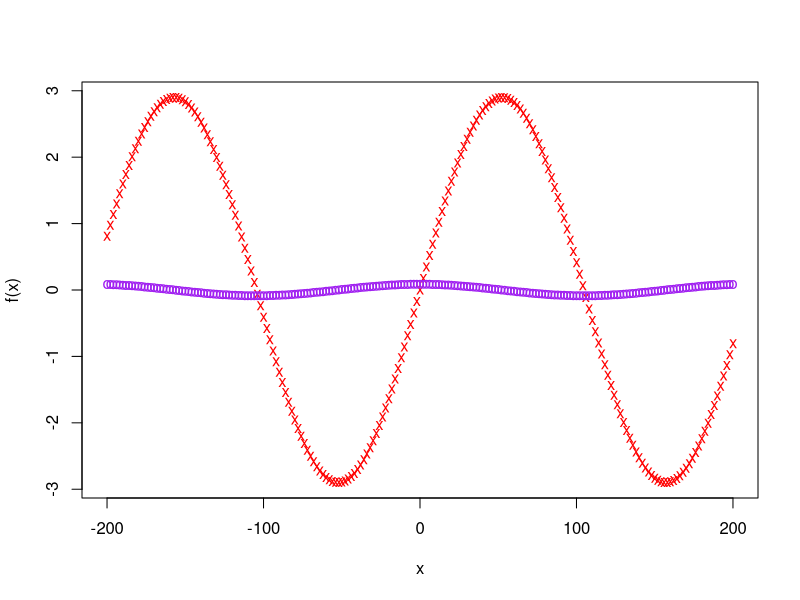

The R source for this figure:
# R Computational Toolbox Tutorial 1
# File:  RCTTutorial1.R

# Introduction to Computational Science:
# Modeling and Simulation for the Sciences, 2nd Edition
# Angela B. Shiflet and George W. Shiflet
# Wofford College
# © 2014 by Princeton University Press

# R materials by Stephen Davies, University of Mary Washington
# stephen@umw.edu

# Getting Started

# Quick Review Question 1	Evaluate 100-factorial.
factorial(100)

# Additional Features

# Quick Review Question 2	After pasting the answer to Quick Review
# Question 1, above, type your name and the date on a comment line 
# below this one.
# [1] 9.332622e+157
# William Murrah, 2020/12/19

# Quick Review Question 3	Add the fractions (not decimal numbers)
# one-half and three-fourths.
1/2 + 3/4

# Quick Review Question 4	log10(x) is the common logarithm of x, or
# logarithm to the base 10.  Evaluate the common logarithm of 23.4.
log10(23.4)

# Quick Review Question 5	log(x) is the natural logarithm of x, usually
# written as ln(x) in mathematical notation.  Evaluate the sine of the
# natural logarithm of 23.4.
log(23.4)

# Quick Review Question 6	e^x is exp(x) in R.  Evaluate the number
# e^2.

exp(2)
# Variables and Assignments

# Quick Review Question 7	
# a.	Assign 4.8 to the variable time.
time <- 4.8
# b.	Type time and execute.  
time
# c.	Type time + 3 and execute.
time + 3
# d.	Type time and execute.  Note that execution of Part c did not
# change the value of time.
time
# e.	Type time = time + 3 and execute.  Note that the result of Part c
# is returned.
time = time + 3
# f.    Type time at the console and execute. Note that the variable's
# value has now been updated as desired.
time
# g.	Evaluate time^3. 
time^3


# Quick Review Question 8   Write a statement to assign 34 to variable time
# and then add 0.5 to time, changing its value.
time = 34
time = time + 0.5
time
# Quick Review Question 9	Use the c() function to create vector variables
# for each of the following:
# a.    A vector called ages with values 19, 21, 21, and 20.
ages <- c(19, 21, 21, 20)
# b.    A vector called names with values "Larry," "Curly," and "Moe."
# (Note: this should be a vector of three values, the first of which is
# "Larry” and the last of which is "Moe." It should *not* be a vector of
# just one value, whose value is "Larry, Curly, Moe".)
names <- c("Larry", "Curly", "Moe")

# Quick Review Question 10	Use the seq function to create vector variables
# for each of the following:
# a.    A vector called itemNumbers with all the whole numbers between (and
# including) 10000 and 10005.
itemNumbers <- seq(10000, 10005)

# b.    A vector called pipeFittings with all the even numbers between (and
# including) 32 and 48.
pipeFittings <- seq(32, 48, 2)

# c.    A vector called timeChecks that contains numbers from 0 to 4, in
# increments of .25.
timeChecks <- seq(0, 4, 0.25)

# d.    Now use the colon notation to recreate the itemNumbers vector (from
# step a) without the use of the seq() function.
itemNumbers = 10000:10005


# User-defined Functions

# Quick Review Question 11	Define a function quick(x) = 3sin(x - 1) + 2.
# Evaluate the function at 5.  

quick <- function(x) 3*sin(x - 1) + 2

# Online Documentation

# Quick Review Question 12  

# As a COMMENT line, below, paste the code to access the help page for the
# built-in function "log10".
# ?log10


# Quick Review Question 13  

# Use the help system to search for the word "deviation" and see if
# you can discover the name of the function to perform a standard
# deviation. Paste the name of that function on the line below, as a
# comment.



# Displaying

# Quick Review Question 14	Write a statement to assign 3 to t.  Then,
# employ cat to display "Velocity is", the result of the computation
# -9.8 * t, and "m/sec." Output for the cat command should be as follows:
# Velocity is -29.4 m/sec.
t = 2
cat("Velocity is", -9.8*t, "m/sec")
# Looping

# Quick Review Question 15	Write a segment to assign 1 to a variable d. In
# a loop that executes 10 times, change the value of d to be double what it
# was before the previous iteration.  After the loop, type cat(d,"\n") so
# that R displays d's final value.  Before executing the loop, determine
# the final value so you can check your work.

d = 1

for(i in 1:10) {
  d = d*2
  cat(i, "=",d, "\n")
}
# Quick Review Question 16	For this question, complete another version of
# the example that displays distance and time.  In this version, do not
# initialize dist.  Employ a loop with an index i that takes on integer
# values from 1 through 7.  Within the loop, the value of dist is computed
# as 2.25i.  
# Uncomment (remove the leading "#" character) the following code. Then, 
# after replacing each xxxxxxxxxx with the proper code, execute, and compare
# the results with the similar segment above.

# for xxxxxxxxxx
#    dist = xxxxxxxxxx						
#    t =  (24.5 - sqrt(600.25 - 19.6 * dist))/9.8;
#    cat("For distance ",dist,", time = ", round(t,2), " seconds.\n",sep="");
# xxxxxxxxxx



# Quick Review Question 17
# a.	Define the function qrq17(x) = ln(3x + 2).  Recall that log is the
# R function for the natural logarithm.


# b.	Write a loop that prints the value of k and qrq17(k) for k taking
# on integer values from 1 through 8.


# Plotting

# Quick Review Question 18	Graph e^sin(x) from -3 to 3 in .1 increments.


# Quick Review Question 19	Adjust the answer to the previous Quick Review
# Question to label the x and y axes.


# Differentiation

# Quick Review Question 20	Give R code to do the following:
# a. Create a function f = 2.9 sin(0.03x).
f <- function(x) 2.9*sin(0.03*x)
# b. Create an expression fexp = 2.9 sin(0.03x) so that it can be
# differentiated.
fexp <- expression(2.9*sin(0.03*x))

# c. Differentiate the expression using the D function (don't forget the
# second argument.)  Assign that differentiated expression to a variable df.
dx <- D(fexp, "x")
# d. Create a vector called x that contains values from -200 to 200 by twos.
x <- seq(-200, 200, 2)
# e. Plot the function f vs the x vector. Use parameters pch and col to draw
# the plot points with red X's.
plot(f(x) ~ x, pch = "x", col = "red")
# f. Add to the plot the derivative df vs the x vector. Use parameters pch
# and col to draw the plot points with purple O's. (Don't forget you'll need to use the eval function.)

points(x, eval(dx), col = "purple", pch = "o")
# Integration

# Quick Review Question 21	Compute the definite integral of sin^2(x) from
# 0 to 2pi.

f = function(x) sin(x)^2
integrate(f, 0, 2*pi)
# You're done with this tutorial! Save this RTutorial1.R file and send it
# to your instructor.
